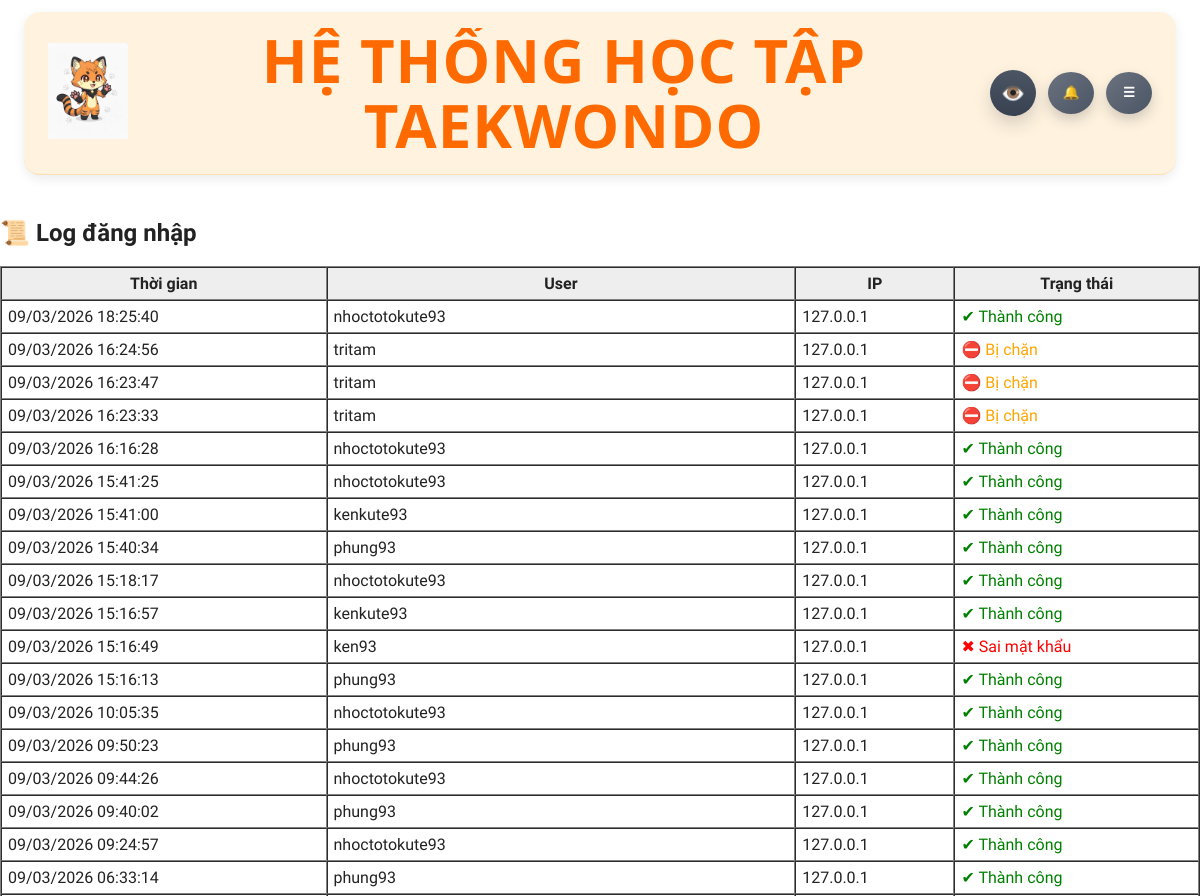
Before: /admin/logs (signed in, upper part) with the older database file.
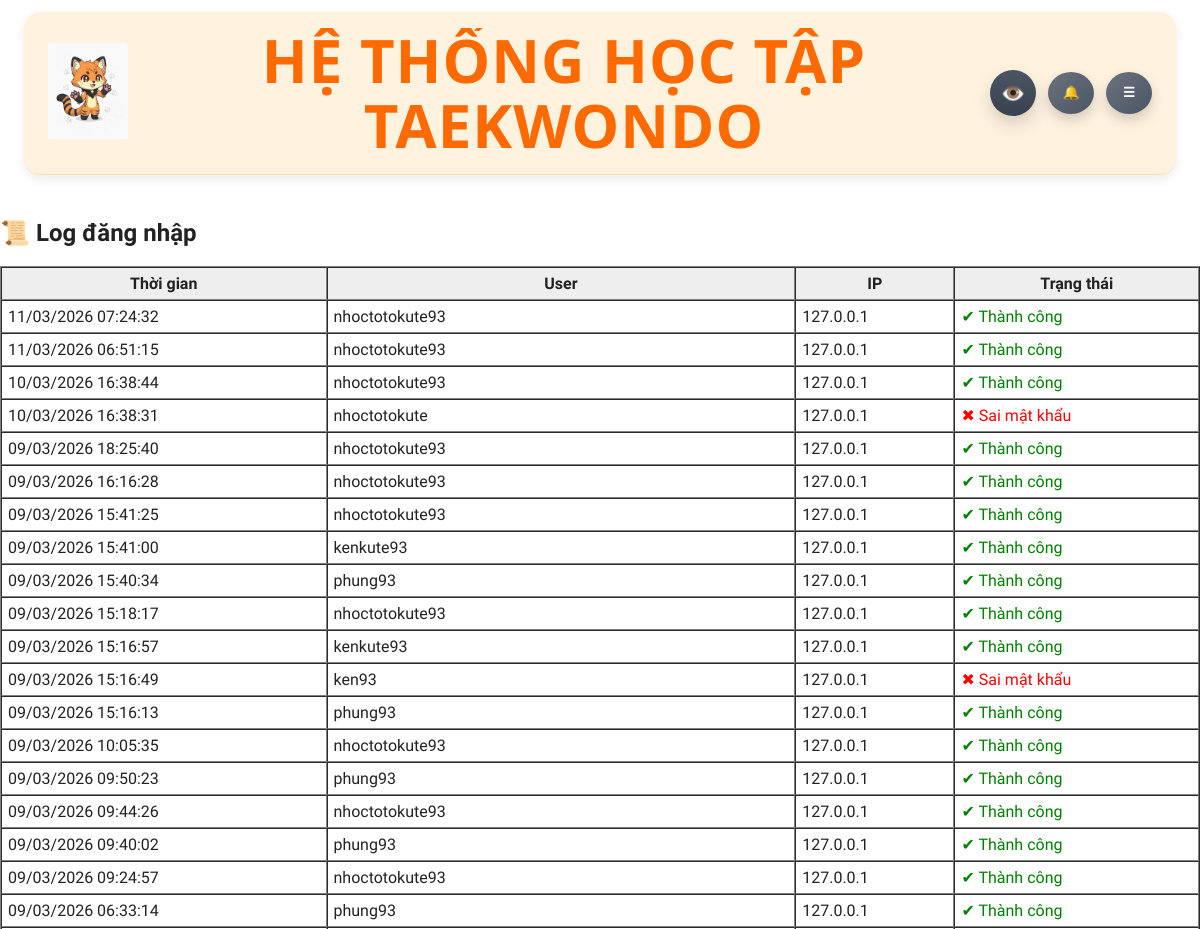
After: the same page with the newer database file.
### Hệ thống ôn tập Taekwondo-DB.py (models this page shows)
class LoginLog(db.Model):
    id = db.Column(db.Integer, primary_key=True)
    username = db.Column(db.String(80))
    ip = db.Column(db.String(50))
    status = db.Column(db.String(30))  # success / blocked / failed
    created_at = db.Column(db.DateTime, default=datetime.utcnow)

### Hệ thống ôn tập Taekwondo-DB.py (the view)
@app.route("/admin/logs")
@login_required
def admin_logs():
    admin_required()
    logs = LoginLog.query.order_by(LoginLog.id.desc()).limit(300).all()
    return render_template(
        "admin_logs.html",
        logs=logs
    )

### Hệ thống ôn tập Taekwondo-DB.py (called while the page is built, shortened)
def now_vn():
    return datetime.now(VN_TZ)

@app.before_request
def force_change_password():
    if not current_user.is_authenticated:
        return
    allowed = [
        "account",
        "account_change_password",
        "logout",
        "static"
    ]
    if current_user.must_change_password:
        if request.endpoint not in allowed:
            return redirect(url_for("account"))

@app.context_processor
def inject_year():
    return {"current_year": datetime.now().year}

@app.context_processor
def inject_header_notifications():
    items = []
    unread_count = 0
    try:
        if current_user.is_authenticated:
            cleanup_old_notifications(30)
            if current_user.role == "admin":
                all_admin_items = (
                    Notification.query
                    .filter_by(role="admin")
                    .order_by(Notification.created_at.desc(), Notification.id.desc())
                    .all()
                )
                sorted_items = sorted(all_admin_items, key=admin_notification_priority)
                items = sorted_items[:10]
                unread_count = sum(1 for x in all_admin_items if not x.is_read)
    except Exception as e:
        print("[inject_header_notifications] ERROR:", e)
    return dict(
        header_notifications=items,
        header_notification_unread=unread_count
    )

def admin_notification_priority(n):
    action = (n.action_type or "").strip().lower()
    if action == "renew_request" and not bool(n.is_done):
        return (0, -(n.id or 0))
    if action == "feedback" and not bool(n.is_read) and not bool(n.is_done):
        return (1, -(n.id or 0))
    if action == "renew_request" and bool(n.is_done):
        return (2, -(n.id or 0))
    if action == "feedback":
        return (3, -(n.id or 0))
    return (9, -(n.id or 0))

def cleanup_old_notifications(days=30):
    cutoff = now_vn() - timedelta(days=days)
    try:
        old_items = Notification.query.filter(Notification.created_at < cutoff).all()
        if old_items:
            for n in old_items:
                db.session.delete(n)
            db.session.commit()
    except Exception as e:
        db.session.rollback()
        print("[cleanup_old_notifications] ERROR:", e)

@login_manager.user_loader
def load_user(user_id):
    return db.session.get(User, int(user_id))

def admin_required():
    if not current_user.is_authenticated:
        abort(401)
    if current_user.username != "nhoctotokute93":
        abort(403)

### templates/admin_logs.html
{% extends "base.html" %}
{% block content %}
<h2>📜 Log đăng nhập</h2>
<table border="1" cellpadding="6" cellspacing="0" width="100%">
  <tr style="background:#eee">
    <th>Thời gian</th>
    <th>User</th>
    <th>IP</th>
    <th>Trạng thái</th>
  </tr>
  {% for log in logs %}
  <tr>
    <td>{{ log.created_at.strftime("%d/%m/%Y %H:%M:%S") }}</td>
    <td>{{ log.username }}</td>
    <td>{{ log.ip }}</td>
    <td>
      {% if log.status == "success" %}
        <span style="color:green">✔ Thành công</span>
      {% elif log.status == "failed" %}
        <span style="color:red">✖ Sai mật khẩu</span>
      {% elif log.status == "blocked" %}
        <span style="color:orange">⛔ Bị chặn</span>
      {% endif %}
    </td>
  </tr>
  {% endfor %}
</table>
{% endblock %}

### templates/base.html (shortened to what this page needs)
<!doctype html>
<html lang="vi">
<head>
  <link rel="stylesheet" href="{{ url_for('static', filename='css/base.css') }}">
  <link rel="stylesheet" href="{{ url_for('static', filename='css/layout.css') }}">
  <link rel="stylesheet" href="{{ url_for('static', filename='css/edu.css') }}">
  <link rel="stylesheet" href="{{ url_for('static', filename='css/ui.css') }}">
  <link rel="stylesheet" href="{{ url_for('static', filename='css/lesson.css') }}?v=20260227_4">
  <link rel="stylesheet" href="{{ url_for('static', filename='css/sets.css') }}">
  <link rel="stylesheet" href="{{ url_for('static', filename='css/effects.css') }}">
  <link rel="stylesheet" href="{{ url_for('static', filename='css/quiz.css') }}">
  <link rel="stylesheet" href="{{ url_for('static', filename='css/result.css') }}">
  <link rel="stylesheet" href="{{ url_for('static', filename='css/modal.css') }}">
  <link rel="stylesheet" href="{{ url_for('static', filename='css/mobile.css', v=APP_VERSION) }}">
</head>
<body class="some-existing-class {% block body_class %}{% endblock %}">
  {% set PAGE_CLASS = (self.body_class()|trim) %}
  <div class="layout-app">
    {% if PAGE_CLASS != "login-page" %}
    <div class="layout-container-full layout-header-wrapper">
      <header class="layout-header-main">
        <div class="layout-header-logo">
          <a href="{{ url_for('sets') }}">
            <img src="{{ url_for('static', filename='logo.jpg') }}" alt="Logo">
          </a>
        </div>
        <div class="layout-header-title">
          HỆ THỐNG HỌC TẬP TAEKWONDO
        </div>
        <div class="layout-header-actions">
          {% if current_user.is_authenticated and current_user.role == "admin" %}
          <div class="admin-preview-wrap" id="adminPreviewWrap">
            <button type="button"
                    class="header-icon-btn admin-preview-btn {% if is_admin_preview %}is-active{% endif %}"
                    id="adminPreviewBtn"
                    title="Xem thử quyền user"
                    aria-haspopup="true"
                    aria-expanded="false">
              👁️
            </button>
          </div>
          {% endif %}
          {% if current_user.is_authenticated %}
          <button class="ui-icon-btn ui-icon-btn--gray header-noti-btn"
                  id="notificationBtn"
                  aria-label="Mở thông báo"
                  title="Thông báo">
            🔔
          </button>
          {% endif %}
          <button class="ui-icon-btn ui-icon-btn--gray header-menu-btn"
                  id="hamburgerBtn"
                  aria-label="Mở menu"
                  title="Bộ điều khiển">☰</button>
        </div>
      </header>
    </div>
    {% endif %}
    <main class="layout-content">
      {% block content %}{% endblock %}
    </main>
  </div>
</body>
</html>

### static/css/base.css (style rules this page uses)
* { box-sizing: border-box; font-family: Arial, Helvetica, sans-serif; }
html, body { margin:0; padding:0; height:100%; overflow:auto; }
body { min-height: 100vh; font-family: "Segoe UI", sans-serif; color: #222; background: none; }
a { text-decoration: none; color: #2563eb; }
:root { --font-main: "Be Vietnam Pro", system-ui, -apple-system, "Segoe UI", Roboto, "Helvetica Neue", Arial, "Noto Sans", "Liberation Sans", sans-serif; }
html, body { font-family: var(--font-main) !important; text-rendering: geometricPrecision; -webkit-font-smoothing: antialiased; -moz-osx-font-smoothing: grayscale; }
*, *::before, *::after { font-family: inherit; }
button, input, select, textarea { font-family: inherit !important; }
h1, h2, h3, h4, h5, h6 { font-family: inherit !important; }
small, label, a, p, span, li { font-family: inherit !important; }

### static/css/layout.css (style rules this page uses)
.layout-container-full { width: 100%; padding: 12px 24px; }
.layout-header-main { display: flex; align-items: center; gap: 16px; background: #fff3e0; border-bottom: 1px solid #FFE0B2; border-radius: 16px; padding: 16px 24px; box-shadow: 0 4px 12px rgba(0,0,0,.08); position: sticky; top: 0; z-index: 5000; overflow: visible; }
.layout-header-logo img { height: 96px; cursor: pointer; }
.layout-header-title { flex: 1 1 auto; min-width: 0; text-align: center; font-family: "Segoe UI", "Inter", "Roboto", system-ui, sans-serif; font-size: clamp(28px, 5vw, 60px); font-weight: 700; color: #ff6a00; letter-spacing: 1px; text-transform: uppercase; white-space: normal; line-height: 1.08; word-break: normal; overflow-wrap: break-word; display: -webkit-box; -webkit-line-clamp: 2; -webkit-box-orient: vertical; overflow: hidden; max-width: 100%; margin: 0 auto; }
.layout-header-actions { position: relative; display: flex; align-items: center; justify-content: flex-end; gap: 12px; flex-shrink: 0; }
.header-noti-btn, .header-menu-btn { position: relative; z-index: 20; flex: 0 0 auto; }
.header-noti-btn { order: 1; }
.header-menu-btn { order: 2; }
.ui-icon-btn { display: inline-flex; align-items: center; justify-content: center; min-width: 46px; height: 46px; padding: 0; }
.layout-app { height: 100vh; display: flex; flex-direction: column; }
.layout-content { width: 100%; max-width: none; margin: 0; padding: 12px 0 0; position: relative; z-index: auto; flex: 1; overflow-y: auto; }
.layout-header-main { display: grid; grid-template-columns: 90px 1fr auto; align-items: center; column-gap: 18px; }
.layout-header-title { min-width: 0; text-align: center; }
.layout-header-actions { min-width: 120px; }
.layout-header-actions { position: relative; display: flex; align-items: center; justify-content: flex-end; gap: 12px; min-width: 120px; flex-shrink: 0; }
.header-noti-btn, .header-menu-btn { position: relative !important; top: auto !important; right: auto !important; transform: none !important; display: inline-flex; align-items: center; justify-content: center; width: 46px; height: 46px; min-width: 46px; padding: 0; margin: 0; flex: 0 0 46px; z-index: 20; }
.header-noti-btn, .header-menu-btn, .ui-icon-btn { line-height: 1; vertical-align: middle; }
.ui-icon-btn { display: inline-flex; align-items: center; justify-content: center; width: 46px; height: 46px; min-width: 46px; border-radius: 999px; padding: 0; }
.admin-preview-wrap { position: relative; display: inline-flex; align-items: center; }
.admin-preview-btn { width: 46px; height: 46px; border: none; border-radius: 50%; cursor: pointer; background: linear-gradient(180deg, #4b5563, #374151); color: #fff; font-size: 20px; box-shadow: 0 8px 18px rgba(0,0,0,.16); display: inline-flex; align-items: center; justify-content: center; transition: transform .18s ease, box-shadow .18s ease; }

### static/css/result.css (style rules this page uses)
:root { --rs-text: #111827; --rs-muted:#6b7280; --rs-red:#e53935; --rs-orange:#ea580c; --rs-border:#e5e7eb; --rs-card:#ffffff; --rs-soft-blue:#f7fbff; --rs-soft-blue-bd:#e3eef8; --rs-shadow: 0 20px 50px rgba(0,0,0,.18); }

### static/css/mobile.css (style rules this page uses)
:root { --m-gap: 12px; --m-gap-sm: 10px; --m-radius: 14px; --m-radius-lg: 18px; --m-font-xs: 12px; --m-font-sm: 13px; --m-font-md: 14px; --m-font-lg: 16px; --m-font-xl: 18px; --m-font-2xl: 22px; --m-header-h: 74px; --m-btn-h: 44px; --m-input-h: 44px; }
html { -webkit-text-size-adjust: 100%; }
img, video, iframe, canvas { max-width: 100%; height: auto; }

Changed rows visible on the page:
removed LoginLog: created_at "09/03/2026 16:24:56", username "tritam", ip "127.0.0.1", status "⛔ Bị chặn"
removed LoginLog: created_at "09/03/2026 16:23:47", username "tritam", ip "127.0.0.1", status "⛔ Bị chặn"
removed LoginLog: created_at "09/03/2026 16:23:33", username "tritam", ip "127.0.0.1", status "⛔ Bị chặn"
added LoginLog: created_at "11/03/2026 07:24:32", username "nhoctotokute93", ip "127.0.0.1", status "✔ Thành công"
added LoginLog: created_at "11/03/2026 06:51:15", username "nhoctotokute93", ip "127.0.0.1", status "✔ Thành công"
added LoginLog: created_at "10/03/2026 16:38:44", username "nhoctotokute93", ip "127.0.0.1", status "✔ Thành công"
added LoginLog: created_at "10/03/2026 16:38:31", username "nhoctotokute", ip "127.0.0.1", status "✖ Sai mật khẩu"
